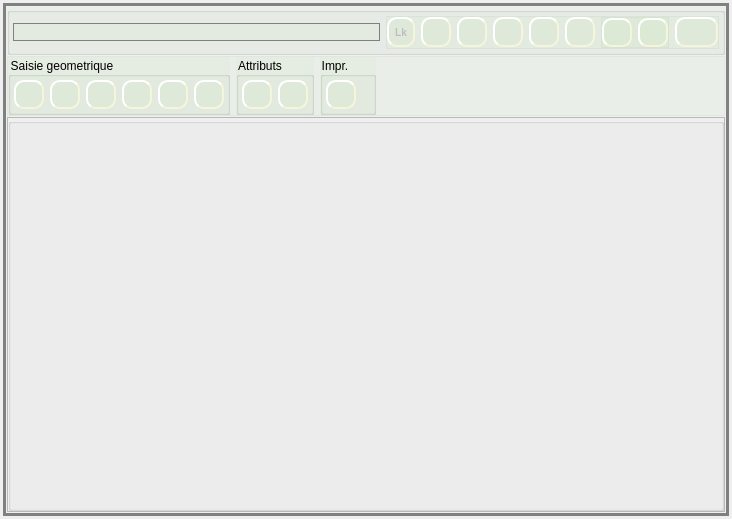
<?xml version="1.0" encoding="UTF-8"?>
<ui version="4.0">
 <class>Form</class>
 <widget class="QWidget" name="Form">
  <property name="geometry">
   <rect>
    <x>0</x>
    <y>0</y>
    <width>732</width>
    <height>519</height>
   </rect>
  </property>
  <property name="windowTitle">
   <string>Form</string>
  </property>
  <property name="autoFillBackground">
   <bool>false</bool>
  </property>
  <property name="styleSheet">
   <string notr="true"> QToolButton {
     background-color: rgba(199,226,182,30);
     border-style: outset;
     border-width: 2px;
     border-radius: 10px;
     border-color: beige;
     font: bold 10px;
     padding: 6px;
 }


 QToolButton:pressed {
     background-color: gray;
	border: 3px solid gray;
 }

 QPushButton {
     background-color: rgba(199,226,182,30);
     border-style: outset;
     border-width: 2px;
     border-radius: 10px;
     border-color: beige;
     font: bold 10px;
     padding: 6px;
 }



QComboBox {
	background:rgba(199,226,182,30);
    border: 1px solid gray;
    border-radius: 10px;
    min-width: 6em;
}

 QPushButton:pressed {
     background-color: gray;
	border: 3px solid gray;
 }

QComboBox:on {
    border-bottom-left-radius: 0px;
    border-bottom-right-radius: 0px;
}

QComboBox QAbstractItemView {
    border-bottom-right-radius: 10px;
    border-bottom-left-radius: 10px;
    background: white;
    border: 1px solid gray;
}

QComboBox::drop-down {
    border-color: transparent;
}</string>
  </property>
  <layout class="QVBoxLayout" name="verticalLayout" stretch="0">
   <property name="spacing">
    <number>3</number>
   </property>
   <property name="leftMargin">
    <number>3</number>
   </property>
   <property name="topMargin">
    <number>3</number>
   </property>
   <property name="rightMargin">
    <number>3</number>
   </property>
   <property name="bottomMargin">
    <number>3</number>
   </property>
   <item>
    <widget class="QFrame" name="propertiesframe">
     <property name="styleSheet">
      <string notr="true">#propertiesframe {
border: 3px solid gray;
}</string>
     </property>
     <property name="frameShape">
      <enum>QFrame::StyledPanel</enum>
     </property>
     <property name="frameShadow">
      <enum>QFrame::Raised</enum>
     </property>
     <layout class="QVBoxLayout" name="verticalLayout_2" stretch="1,1,20">
      <property name="spacing">
       <number>1</number>
      </property>
      <property name="leftMargin">
       <number>1</number>
      </property>
      <property name="topMargin">
       <number>1</number>
      </property>
      <property name="rightMargin">
       <number>1</number>
      </property>
      <property name="bottomMargin">
       <number>1</number>
      </property>
      <item>
       <widget class="QGroupBox" name="groupBox_elements">
        <property name="sizePolicy">
         <sizepolicy hsizetype="Preferred" vsizetype="Minimum">
          <horstretch>0</horstretch>
          <verstretch>0</verstretch>
         </sizepolicy>
        </property>
        <property name="minimumSize">
         <size>
          <width>0</width>
          <height>0</height>
         </size>
        </property>
        <property name="maximumSize">
         <size>
          <width>16777215</width>
          <height>16777215</height>
         </size>
        </property>
        <property name="autoFillBackground">
         <bool>false</bool>
        </property>
        <property name="styleSheet">
         <string notr="true">background-color: rgba(199,226,182,30);</string>
        </property>
        <property name="title">
         <string/>
        </property>
        <layout class="QHBoxLayout" name="horizontalLayout" stretch="10,0">
         <property name="leftMargin">
          <number>3</number>
         </property>
         <property name="topMargin">
          <number>3</number>
         </property>
         <property name="rightMargin">
          <number>3</number>
         </property>
         <property name="bottomMargin">
          <number>3</number>
         </property>
         <item>
          <widget class="QComboBox" name="comboBox_featurelist">
           <property name="minimumSize">
            <size>
             <width>80</width>
             <height>0</height>
            </size>
           </property>
          </widget>
         </item>
         <item>
          <widget class="QFrame" name="frame_edit">
           <property name="sizePolicy">
            <sizepolicy hsizetype="Preferred" vsizetype="Minimum">
             <horstretch>0</horstretch>
             <verstretch>0</verstretch>
            </sizepolicy>
           </property>
           <property name="frameShape">
            <enum>QFrame::StyledPanel</enum>
           </property>
           <property name="frameShadow">
            <enum>QFrame::Raised</enum>
           </property>
           <layout class="QHBoxLayout" name="horizontalLayout_3">
            <property name="leftMargin">
             <number>0</number>
            </property>
            <property name="topMargin">
             <number>0</number>
            </property>
            <property name="rightMargin">
             <number>0</number>
            </property>
            <property name="bottomMargin">
             <number>0</number>
            </property>
            <item>
             <widget class="QPushButton" name="pushButton_linkage">
              <property name="enabled">
               <bool>false</bool>
              </property>
              <property name="sizePolicy">
               <sizepolicy hsizetype="Minimum" vsizetype="Preferred">
                <horstretch>0</horstretch>
                <verstretch>0</verstretch>
               </sizepolicy>
              </property>
              <property name="minimumSize">
               <size>
                <width>0</width>
                <height>0</height>
               </size>
              </property>
              <property name="maximumSize">
               <size>
                <width>30</width>
                <height>30</height>
               </size>
              </property>
              <property name="text">
               <string>Lk</string>
              </property>
             </widget>
            </item>
            <item>
             <widget class="QPushButton" name="pushButton_goto">
              <property name="sizePolicy">
               <sizepolicy hsizetype="Preferred" vsizetype="Preferred">
                <horstretch>0</horstretch>
                <verstretch>0</verstretch>
               </sizepolicy>
              </property>
              <property name="minimumSize">
               <size>
                <width>0</width>
                <height>0</height>
               </size>
              </property>
              <property name="maximumSize">
               <size>
                <width>30</width>
                <height>30</height>
               </size>
              </property>
              <property name="toolTip">
               <string>Zoomer sur l'objet sélectionné</string>
              </property>
              <property name="text">
               <string/>
              </property>
              <property name="icon">
               <iconset resource="../resources.qrc">
                <normaloff>:/plugins/Lamia/icons/Find_32x32.png</normaloff>:/plugins/Lamia/icons/Find_32x32.png</iconset>
              </property>
             </widget>
            </item>
            <item>
             <widget class="QPushButton" name="pushButton_magic">
              <property name="sizePolicy">
               <sizepolicy hsizetype="Minimum" vsizetype="Preferred">
                <horstretch>0</horstretch>
                <verstretch>0</verstretch>
               </sizepolicy>
              </property>
              <property name="minimumSize">
               <size>
                <width>0</width>
                <height>0</height>
               </size>
              </property>
              <property name="maximumSize">
               <size>
                <width>30</width>
                <height>30</height>
               </size>
              </property>
              <property name="toolTip">
               <string>Ajouter automatiquement la dernière photo prise</string>
              </property>
              <property name="text">
               <string/>
              </property>
              <property name="icon">
               <iconset resource="../resources.qrc">
                <normaloff>:/plugins/Lamia/icons/magic-wand.png</normaloff>:/plugins/Lamia/icons/magic-wand.png</iconset>
              </property>
             </widget>
            </item>
            <item>
             <widget class="QPushButton" name="pushButton_addFeature">
              <property name="sizePolicy">
               <sizepolicy hsizetype="Preferred" vsizetype="Preferred">
                <horstretch>0</horstretch>
                <verstretch>0</verstretch>
               </sizepolicy>
              </property>
              <property name="minimumSize">
               <size>
                <width>0</width>
                <height>0</height>
               </size>
              </property>
              <property name="maximumSize">
               <size>
                <width>30</width>
                <height>30</height>
               </size>
              </property>
              <property name="toolTip">
               <string>Ajouter un nouvel élément</string>
              </property>
              <property name="text">
               <string/>
              </property>
              <property name="icon">
               <iconset resource="../resources.qrc">
                <normaloff>:/plugins/Lamia/icons/Add_48x48.png</normaloff>:/plugins/Lamia/icons/Add_48x48.png</iconset>
              </property>
             </widget>
            </item>
            <item>
             <widget class="QPushButton" name="pushButton_delFeature">
              <property name="minimumSize">
               <size>
                <width>0</width>
                <height>0</height>
               </size>
              </property>
              <property name="maximumSize">
               <size>
                <width>30</width>
                <height>30</height>
               </size>
              </property>
              <property name="toolTip">
               <string>Supprimer un élément</string>
              </property>
              <property name="text">
               <string/>
              </property>
              <property name="icon">
               <iconset resource="../resources.qrc">
                <normaloff>:/plugins/Lamia/icons/Delete_48x48.png</normaloff>:/plugins/Lamia/icons/Delete_48x48.png</iconset>
              </property>
             </widget>
            </item>
            <item>
             <widget class="QPushButton" name="pushButton_deselect">
              <property name="sizePolicy">
               <sizepolicy hsizetype="Minimum" vsizetype="Preferred">
                <horstretch>0</horstretch>
                <verstretch>0</verstretch>
               </sizepolicy>
              </property>
              <property name="minimumSize">
               <size>
                <width>0</width>
                <height>0</height>
               </size>
              </property>
              <property name="maximumSize">
               <size>
                <width>30</width>
                <height>30</height>
               </size>
              </property>
              <property name="toolTip">
               <string>Annuler les modifications</string>
              </property>
              <property name="text">
               <string/>
              </property>
              <property name="icon">
               <iconset resource="../resources.qrc">
                <normaloff>:/plugins/Lamia/icons/deselect.png</normaloff>:/plugins/Lamia/icons/deselect.png</iconset>
              </property>
             </widget>
            </item>
            <item>
             <widget class="QFrame" name="frame_deepcopy">
              <property name="frameShape">
               <enum>QFrame::StyledPanel</enum>
              </property>
              <property name="frameShadow">
               <enum>QFrame::Raised</enum>
              </property>
              <layout class="QHBoxLayout" name="horizontalLayout_6">
               <property name="spacing">
                <number>6</number>
               </property>
               <property name="leftMargin">
                <number>0</number>
               </property>
               <property name="topMargin">
                <number>0</number>
               </property>
               <property name="rightMargin">
                <number>0</number>
               </property>
               <property name="bottomMargin">
                <number>0</number>
               </property>
               <item>
                <widget class="QPushButton" name="pushButton_deepcopy">
                 <property name="maximumSize">
                  <size>
                   <width>30</width>
                   <height>30</height>
                  </size>
                 </property>
                 <property name="text">
                  <string/>
                 </property>
                 <property name="icon">
                  <iconset resource="../resources.qrc">
                   <normaloff>:/plugins/Lamia/icons/Copy.png</normaloff>:/plugins/Lamia/icons/Copy.png</iconset>
                 </property>
                </widget>
               </item>
               <item>
                <widget class="QPushButton" name="pushButton_deepcopyselect">
                 <property name="maximumSize">
                  <size>
                   <width>30</width>
                   <height>30</height>
                  </size>
                 </property>
                 <property name="text">
                  <string/>
                 </property>
                 <property name="icon">
                  <iconset resource="../resources.qrc">
                   <normaloff>:/plugins/Lamia/icons/Copyselection.png</normaloff>:/plugins/Lamia/icons/Copyselection.png</iconset>
                 </property>
                </widget>
               </item>
              </layout>
             </widget>
            </item>
            <item>
             <widget class="QPushButton" name="pushButton_savefeature">
              <property name="minimumSize">
               <size>
                <width>0</width>
                <height>0</height>
               </size>
              </property>
              <property name="maximumSize">
               <size>
                <width>60</width>
                <height>30</height>
               </size>
              </property>
              <property name="toolTip">
               <string>Sauvegarder un élément</string>
              </property>
              <property name="text">
               <string/>
              </property>
              <property name="icon">
               <iconset resource="../resources.qrc">
                <normaloff>:/plugins/Lamia/icons/save.png</normaloff>:/plugins/Lamia/icons/save.png</iconset>
              </property>
             </widget>
            </item>
           </layout>
          </widget>
         </item>
        </layout>
       </widget>
      </item>
      <item>
       <widget class="QFrame" name="frame_editing">
        <property name="styleSheet">
         <string notr="true">background-color: rgba(199,226,182,30);</string>
        </property>
        <property name="frameShape">
         <enum>QFrame::StyledPanel</enum>
        </property>
        <property name="frameShadow">
         <enum>QFrame::Raised</enum>
        </property>
        <layout class="QHBoxLayout" name="horizontalLayout_4">
         <property name="leftMargin">
          <number>0</number>
         </property>
         <property name="topMargin">
          <number>0</number>
         </property>
         <property name="rightMargin">
          <number>0</number>
         </property>
         <property name="bottomMargin">
          <number>0</number>
         </property>
         <item>
          <widget class="QGroupBox" name="groupBox_geom">
           <property name="sizePolicy">
            <sizepolicy hsizetype="Preferred" vsizetype="Minimum">
             <horstretch>0</horstretch>
             <verstretch>0</verstretch>
            </sizepolicy>
           </property>
           <property name="minimumSize">
            <size>
             <width>0</width>
             <height>0</height>
            </size>
           </property>
           <property name="maximumSize">
            <size>
             <width>16777215</width>
             <height>16777215</height>
            </size>
           </property>
           <property name="title">
            <string>Saisie geometrique</string>
           </property>
           <layout class="QHBoxLayout" name="horizontalLayout_2">
            <property name="leftMargin">
             <number>3</number>
            </property>
            <property name="topMargin">
             <number>3</number>
            </property>
            <property name="rightMargin">
             <number>3</number>
            </property>
            <property name="bottomMargin">
             <number>3</number>
            </property>
            <item>
             <widget class="QPushButton" name="pushButton_addPoint">
              <property name="sizePolicy">
               <sizepolicy hsizetype="Minimum" vsizetype="Preferred">
                <horstretch>0</horstretch>
                <verstretch>0</verstretch>
               </sizepolicy>
              </property>
              <property name="minimumSize">
               <size>
                <width>0</width>
                <height>0</height>
               </size>
              </property>
              <property name="maximumSize">
               <size>
                <width>30</width>
                <height>30</height>
               </size>
              </property>
              <property name="toolTip">
               <string>Saisir un point unique sur la tablette</string>
              </property>
              <property name="text">
               <string/>
              </property>
              <property name="icon">
               <iconset resource="../resources.qrc">
                <normaloff>:/plugins/Lamia/icons/mActionCapturePoint.svg</normaloff>:/plugins/Lamia/icons/mActionCapturePoint.svg</iconset>
              </property>
              <property name="iconSize">
               <size>
                <width>24</width>
                <height>24</height>
               </size>
              </property>
             </widget>
            </item>
            <item>
             <widget class="QPushButton" name="pushButton_addLine">
              <property name="sizePolicy">
               <sizepolicy hsizetype="Minimum" vsizetype="Preferred">
                <horstretch>0</horstretch>
                <verstretch>0</verstretch>
               </sizepolicy>
              </property>
              <property name="minimumSize">
               <size>
                <width>0</width>
                <height>0</height>
               </size>
              </property>
              <property name="maximumSize">
               <size>
                <width>30</width>
                <height>30</height>
               </size>
              </property>
              <property name="toolTip">
               <string>Saisir un linéaire (plusieurs points) sur la tablette</string>
              </property>
              <property name="text">
               <string/>
              </property>
              <property name="icon">
               <iconset resource="../resources.qrc">
                <normaloff>:/plugins/Lamia/icons/mActionCaptureLine.svg</normaloff>:/plugins/Lamia/icons/mActionCaptureLine.svg</iconset>
              </property>
              <property name="iconSize">
               <size>
                <width>24</width>
                <height>24</height>
               </size>
              </property>
             </widget>
            </item>
            <item>
             <widget class="QPushButton" name="pushButton_addPolygon">
              <property name="sizePolicy">
               <sizepolicy hsizetype="Minimum" vsizetype="Preferred">
                <horstretch>0</horstretch>
                <verstretch>0</verstretch>
               </sizepolicy>
              </property>
              <property name="minimumSize">
               <size>
                <width>0</width>
                <height>0</height>
               </size>
              </property>
              <property name="maximumSize">
               <size>
                <width>30</width>
                <height>30</height>
               </size>
              </property>
              <property name="toolTip">
               <string>Saisir une surface (plusieurs points) sur la tablette</string>
              </property>
              <property name="text">
               <string/>
              </property>
              <property name="icon">
               <iconset resource="../resources.qrc">
                <normaloff>:/plugins/Lamia/icons/mActionCapturePolygon.svg</normaloff>:/plugins/Lamia/icons/mActionCapturePolygon.svg</iconset>
              </property>
              <property name="iconSize">
               <size>
                <width>24</width>
                <height>24</height>
               </size>
              </property>
             </widget>
            </item>
            <item>
             <widget class="QPushButton" name="pushButton_rajoutPoint">
              <property name="sizePolicy">
               <sizepolicy hsizetype="Minimum" vsizetype="Minimum">
                <horstretch>0</horstretch>
                <verstretch>0</verstretch>
               </sizepolicy>
              </property>
              <property name="minimumSize">
               <size>
                <width>0</width>
                <height>0</height>
               </size>
              </property>
              <property name="maximumSize">
               <size>
                <width>30</width>
                <height>30</height>
               </size>
              </property>
              <property name="toolTip">
               <string>Rajouter un point à la géométrie actuelle</string>
              </property>
              <property name="text">
               <string/>
              </property>
              <property name="icon">
               <iconset resource="../resources.qrc">
                <normaloff>:/plugins/Lamia/icons/mActionAddNodesItem1.svg</normaloff>:/plugins/Lamia/icons/mActionAddNodesItem1.svg</iconset>
              </property>
              <property name="iconSize">
               <size>
                <width>24</width>
                <height>24</height>
               </size>
              </property>
             </widget>
            </item>
            <item>
             <widget class="QPushButton" name="pushButton_rajoutPointGPS">
              <property name="sizePolicy">
               <sizepolicy hsizetype="Minimum" vsizetype="Preferred">
                <horstretch>0</horstretch>
                <verstretch>0</verstretch>
               </sizepolicy>
              </property>
              <property name="minimumSize">
               <size>
                <width>0</width>
                <height>0</height>
               </size>
              </property>
              <property name="maximumSize">
               <size>
                <width>30</width>
                <height>30</height>
               </size>
              </property>
              <property name="toolTip">
               <string>Saisir un point GPS</string>
              </property>
              <property name="text">
               <string/>
              </property>
              <property name="icon">
               <iconset resource="../resources.qrc">
                <normaloff>:/plugins/Lamia/icons/mActionAddNodesItemGPS.svg</normaloff>:/plugins/Lamia/icons/mActionAddNodesItemGPS.svg</iconset>
              </property>
              <property name="iconSize">
               <size>
                <width>24</width>
                <height>24</height>
               </size>
              </property>
             </widget>
            </item>
            <item>
             <widget class="QPushButton" name="pushButton_editgeom">
              <property name="maximumSize">
               <size>
                <width>30</width>
                <height>30</height>
               </size>
              </property>
              <property name="text">
               <string/>
              </property>
              <property name="icon">
               <iconset resource="../resources.qrc">
                <normaloff>:/plugins/Lamia/icons/mActionVertexTool2.svg</normaloff>:/plugins/Lamia/icons/mActionVertexTool2.svg</iconset>
              </property>
             </widget>
            </item>
           </layout>
          </widget>
         </item>
         <item>
          <widget class="QGroupBox" name="groupBox_attributes">
           <property name="title">
            <string>Attributs</string>
           </property>
           <layout class="QHBoxLayout" name="horizontalLayout_5">
            <property name="leftMargin">
             <number>3</number>
            </property>
            <property name="topMargin">
             <number>3</number>
            </property>
            <property name="rightMargin">
             <number>3</number>
            </property>
            <property name="bottomMargin">
             <number>3</number>
            </property>
            <item>
             <widget class="QPushButton" name="pushButton_copy">
              <property name="maximumSize">
               <size>
                <width>30</width>
                <height>30</height>
               </size>
              </property>
              <property name="text">
               <string/>
              </property>
              <property name="icon">
               <iconset resource="../resources.qrc">
                <normaloff>:/plugins/Lamia/icons/Copy.png</normaloff>:/plugins/Lamia/icons/Copy.png</iconset>
              </property>
             </widget>
            </item>
            <item>
             <widget class="QPushButton" name="pushButton_paste">
              <property name="maximumSize">
               <size>
                <width>30</width>
                <height>30</height>
               </size>
              </property>
              <property name="text">
               <string/>
              </property>
              <property name="icon">
               <iconset resource="../resources.qrc">
                <normaloff>:/plugins/Lamia/icons/Paste.png</normaloff>:/plugins/Lamia/icons/Paste.png</iconset>
              </property>
             </widget>
            </item>
           </layout>
          </widget>
         </item>
         <item>
          <widget class="QGroupBox" name="groupBox_impression">
           <property name="title">
            <string>Impr.</string>
           </property>
           <layout class="QVBoxLayout" name="verticalLayout_3">
            <property name="leftMargin">
             <number>3</number>
            </property>
            <property name="topMargin">
             <number>3</number>
            </property>
            <property name="rightMargin">
             <number>3</number>
            </property>
            <property name="bottomMargin">
             <number>3</number>
            </property>
            <item>
             <widget class="QPushButton" name="pushButton_impression">
              <property name="maximumSize">
               <size>
                <width>30</width>
                <height>30</height>
               </size>
              </property>
              <property name="text">
               <string/>
              </property>
              <property name="icon">
               <iconset resource="../resources.qrc">
                <normaloff>:/plugins/Lamia/icons/print.png</normaloff>:/plugins/Lamia/icons/print.png</iconset>
              </property>
              <property name="default">
               <bool>false</bool>
              </property>
              <property name="flat">
               <bool>false</bool>
              </property>
             </widget>
            </item>
           </layout>
          </widget>
         </item>
         <item>
          <spacer name="horizontalSpacer">
           <property name="orientation">
            <enum>Qt::Horizontal</enum>
           </property>
           <property name="sizeHint" stdset="0">
            <size>
             <width>40</width>
             <height>20</height>
            </size>
           </property>
          </spacer>
         </item>
        </layout>
       </widget>
      </item>
      <item>
       <widget class="QScrollArea" name="scrollArea">
        <property name="widgetResizable">
         <bool>true</bool>
        </property>
        <widget class="QWidget" name="scrollAreaWidgetContents">
         <property name="geometry">
          <rect>
           <x>0</x>
           <y>0</y>
           <width>716</width>
           <height>406</height>
          </rect>
         </property>
         <layout class="QVBoxLayout" name="verticalLayout_4">
          <property name="leftMargin">
           <number>0</number>
          </property>
          <property name="topMargin">
           <number>0</number>
          </property>
          <property name="rightMargin">
           <number>0</number>
          </property>
          <property name="bottomMargin">
           <number>0</number>
          </property>
          <item>
           <widget class="QGroupBox" name="groupBox_properties">
            <property name="styleSheet">
             <string notr="true"/>
            </property>
            <property name="title">
             <string/>
            </property>
            <property name="flat">
             <bool>true</bool>
            </property>
            <layout class="QVBoxLayout" name="verticalLayout_6">
             <property name="leftMargin">
              <number>0</number>
             </property>
             <property name="topMargin">
              <number>0</number>
             </property>
             <property name="rightMargin">
              <number>0</number>
             </property>
             <property name="bottomMargin">
              <number>0</number>
             </property>
            </layout>
           </widget>
          </item>
         </layout>
        </widget>
       </widget>
      </item>
     </layout>
    </widget>
   </item>
  </layout>
 </widget>
 <resources>
  <include location="../resources.qrc"/>
 </resources>
 <connections/>
</ui>
